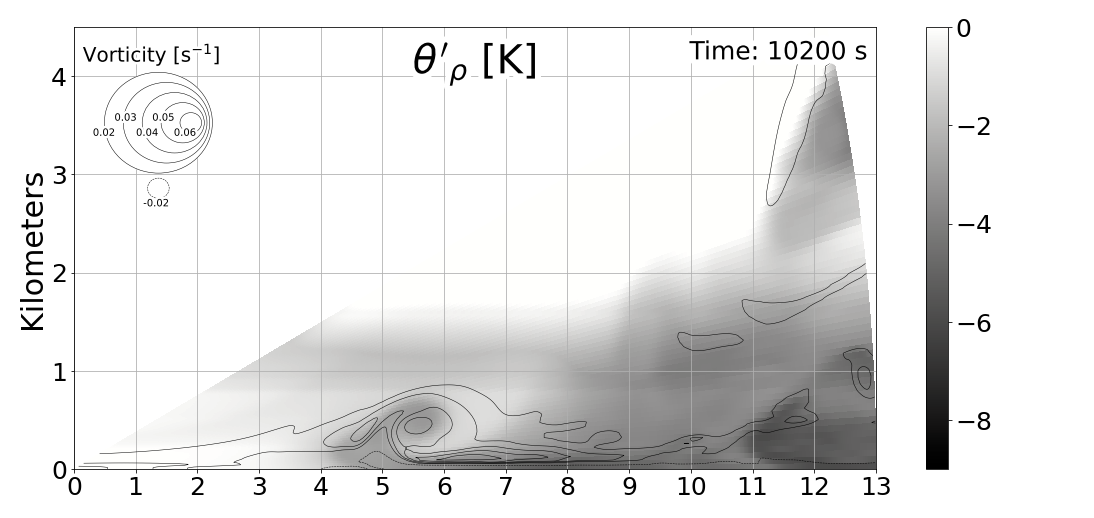

This figure's Python source:
import matplotlib
matplotlib.use('agg')
import numpy as np
import matplotlib.pyplot as plt
import matplotlib.patches as mpatches
from matplotlib.colors import LinearSegmentedColormap
from scipy.interpolate import interp1d
from datetime import datetime
from matplotlib.colors import Normalize
import numpy.ma as ma
import matplotlib.colors as colors
from scipy.ndimage import gaussian_filter
import cmocean
import operator
import gc
import xarray as xr
from xarray.backends import NetCDF4DataStore
from scipy.ndimage import map_coordinates
import matplotlib.patheffects as PathEffects
from CM1calc import *
import dask
import dask_image.ndfilters
import dask_image.ndmeasure
import dask.array as da
from metpy import constants as mpconsts
from skimage.measure import label
from skimage.morphology import erosion, dilation, opening, closing, disk
import scipy
%matplotlib inline

def RHIvort(vel,phi):
    '''
    Function calculates the vorticity on an RHI assuming solid body rotation. Vorticity vector is also assumed normal to plane.
    Calculation: (1/r)*(du_r/dphi), taken from wolfram mathworld on spherical vorticity calculations. 
    Originally was negative, but due to polar coordiantes being reversed in radar world, it is actually positive.
    
    Parameter: radar (pyart object), swp_id (int)
    Returns: vorticity array, same shape as velocity array
    
    For loop iterates through all radii and all slices, the expanded version would look like this:
        
    #radius = 4
    every40 = slice(0, None, 4)
    every41 = slice(1, None, 4)
    every42 = slice(2, None, 4)
    every43 = slice(3, None, 4)
    
    vort4 = np.zeros_like(vel)
    vort4[every40,:] = (1/rangearray[every40,:])*np.gradient(vel[every40,:],phi[every40],axis=0)
    vort4[every41,:] = (1/rangearray[every41,:])*np.gradient(vel[every41,:],phi[every41],axis=0)
    vort4[every42,:] = (1/rangearray[every42,:])*np.gradient(vel[every42,:],phi[every42],axis=0)
    vort4[every43,:] = (1/rangearray[every43,:])*np.gradient(vel[every43,:],phi[every43],axis=0)

    '''
    rangearray=np.linspace(0,RHIlength*1000,bins)
    vort = np.zeros_like(vel)
    vort=(1/rangearray)*np.gradient(vel,np.deg2rad(phi),axis=0)*2 
        
    return vort

@jit
def variant(array,delta):
    '''
    Function finds local variance at a point. The mean in a floating window of size i-delta to i+delta
    is subtracted from the value at the point i, to calculate the local variance. A larger window will blur the variance more.

    Parameters: array (array), delta (int)
    Returns: variance (array, not the same size I don't think)

    This function is optimized by jit
    '''

    var=np.zeros_like(array)
    d=len(np.shape(array))

    for i in range(np.shape(array)[-1]):
        for j in range(np.shape(array)[-2]):
            if d == 3:
                for k in range(np.shape(array)[-3]):
                    var[k,j,i]=abs(array[k,j,i]-np.nanmean(array[k,j-delta:j+delta,i-delta:i+delta]))
                return(var)
            elif d == 2:
                var[i,j]=abs(array[i,j]-np.nanmean(array[i-delta:i+delta,j-delta:j+delta]))
                return(var)
            
def UHcenter(x,z,w,zvort):
    '''
    Function finds the centroid of the gaussian smoothed 2-5 km UH, if fields are zero, return middle of domain

    Paramters: x (array), z (array), w (array), zvort (array)
    Returns: indices of centroid (y,x)

    Example: x0, y0 = CM1calc.UHcenter(x,z,w,zvort)
    '''

    gausfactor=np.around((1./dx(x))/0.16)
    UH = (w[0,find_nearest(z,2):find_nearest(z,5),:,:]*zvort[0,find_nearest(z,2):find_nearest(z,5),:,:])
    UH=UH.data
    UH = UH.sum(axis=0)
    gauss = dask_image.ndfilters.gaussian_filter(UH,sigma=gausfactor)
    UHfil=gauss>(0.75*np.amax(gauss))

    labelsmaxUH,numlabelsmaxUH=dask_image.ndmeasure.label(UHfil)
    biggest=label_count(labelsmaxUH,numlabelsmaxUH,UHfil)
    mask=np.zeros_like(labelsmaxUH)
    try:
        mask[labelsmaxUH==biggest[0][0]]=1
        centroidsUH=dask_image.ndmeasure.center_of_mass(mask)
    except:
        print('UH not found')
        centroidsUH=(np.shape(UH)[0]/2,np.shape(UH)[0]/2)
    return centroidsUH
    
radar_levels = [x/10. for x in range(-50,651)]
trlevels = [x / 100. for x in range(-900,1)]
ppertlevels = [x / 10. for x in range(-100,101)]

startTime = datetime.now()

x0,y0,z0 = 7., 0., 0. #kilometers from the origin, aka where the radar is located
z0=0.
RHIlength=13. #length of the RHI
bins=1000 #This is the number of points along the line, "bins" if you will, bin length 10-15 m in the Ka
zenithres=0.3 #angle resolution in degrees, this is the correct resolution of the Ka
zenithmax=20.1 #max angle of the RHI
        
azimuth=175

x1=x0+(RHIlength*np.cos(np.deg2rad(azimuth)))
y1=y0+(RHIlength*np.sin(np.deg2rad(azimuth)))

xbeg=min([x0,x1])
xend=max([x0,x1])
ybeg=min([y0,y1])
yend=max([y0,y1])

filr=682
filename = '/lustre/research/weiss/schueth/resdep125m/cm1out_000'+str(filr)+'.nc'
ds = xr.open_dataset(filename,chunks={'ni':288,'nj':288})
time = ds['time'].values
x = ds['xh']
y = ds['yh']
z = ds['z']
w = ds['winterp']
zvort = ds['zvort']

centroidsUH = UHcenter(x,z,w,zvort).compute()

x=x-x[int(centroidsUH[1])]
y=y-y[int(centroidsUH[0])]
X,Y=np.meshgrid(x.values,y.values)
dxx=dx(x)

xsmall = x.isel(ni=slice(find_nearest(x,xbeg)-2,find_nearest(x,xend)+2))
ysmall = y.isel(nj=slice(find_nearest(y,ybeg)-2,find_nearest(y,yend)+2))

xvort =ds['xvort'].isel(time=0)[:,find_nearest(y,ybeg)-2:find_nearest(y,yend)+2,find_nearest(x,xbeg)-2:find_nearest(x,xend)+2]
yvort =ds['yvort'].isel(time=0)[:,find_nearest(y,ybeg)-2:find_nearest(y,yend)+2,find_nearest(x,xbeg)-2:find_nearest(x,xend)+2]

th_RHI = ds['th'].isel(time=0)[:,find_nearest(y,ybeg)-2:find_nearest(y,yend)+2,find_nearest(x,xbeg)-2:find_nearest(x,xend)+2]
qr_RHI = ds['qr'].isel(time=0)[:,find_nearest(y,ybeg)-2:find_nearest(y,yend)+2,find_nearest(x,xbeg)-2:find_nearest(x,xend)+2]
qi_RHI = ds['qi'].isel(time=0)[:,find_nearest(y,ybeg)-2:find_nearest(y,yend)+2,find_nearest(x,xbeg)-2:find_nearest(x,xend)+2]
qc_RHI = ds['qc'].isel(time=0)[:,find_nearest(y,ybeg)-2:find_nearest(y,yend)+2,find_nearest(x,xbeg)-2:find_nearest(x,xend)+2]
qs_RHI = ds['qs'].isel(time=0)[:,find_nearest(y,ybeg)-2:find_nearest(y,yend)+2,find_nearest(x,xbeg)-2:find_nearest(x,xend)+2]
qg_RHI = ds['qg'].isel(time=0)[:,find_nearest(y,ybeg)-2:find_nearest(y,yend)+2,find_nearest(x,xbeg)-2:find_nearest(x,xend)+2]
qv_RHI = ds['qv'].isel(time=0)[:,find_nearest(y,ybeg)-2:find_nearest(y,yend)+2,find_nearest(x,xbeg)-2:find_nearest(x,xend)+2]

th_corner = ds['th'].isel(time=0,ni=-1,nj=0).values
qr_corner = ds['qr'].isel(time=0,ni=-1,nj=0).values
qi_corner = ds['qi'].isel(time=0,ni=-1,nj=0).values
qc_corner = ds['qc'].isel(time=0,ni=-1,nj=0).values
qs_corner = ds['qs'].isel(time=0,ni=-1,nj=0).values
qg_corner = ds['qg'].isel(time=0,ni=-1,nj=0).values
qv_corner = ds['qv'].isel(time=0,ni=-1,nj=0).values

trhop_RHI=perturbation(trho(th_RHI,qv_RHI,qi_RHI,qc_RHI,qs_RHI,qr_RHI,qg_RHI),trho(th_corner,qv_corner,qi_corner,qc_corner,qs_corner,qr_corner,qg_corner))

xvortproj=-np.sin(np.deg2rad(azimuth))*xvort
yvortproj=np.cos(np.deg2rad(azimuth))*yvort

zenith = np.arange(zenithmax/zenithres+1)*zenithres
xplot = np.zeros((len(zenith),int(bins)))
zplot = np.zeros((len(zenith),int(bins)))
rhitrp=np.zeros((len(zenith),int(bins)))
rhivort=np.zeros((len(zenith),int(bins)))

for iteration, zen in enumerate(zenith):

    #the distance value of the end of the RHI
    x1=x0+(RHIlength*np.cos(np.deg2rad(azimuth))*np.cos(np.deg2rad(zen)))
    y1=y0+(RHIlength*np.sin(np.deg2rad(azimuth))*np.cos(np.deg2rad(zen)))
    z1=z0+(RHIlength*np.sin(np.deg2rad(zen)))

    #similar to the distance value arrays above, but these are to plot the data
    xplot[iteration,:]=np.linspace(0.,np.sqrt(np.abs(x1-x0)**2+np.abs(y1-y0)**2),bins)
    zplot[iteration,:]=np.linspace(z0,z1,bins)

    #interpolates the distances to the indices
    xinterp=interp1d(xsmall,np.arange(len(xsmall)))
    yinterp=interp1d(ysmall,np.arange(len(ysmall)))
    zinterp=interp1d(z,np.arange(len(z)),bounds_error=False,fill_value=0.0)#takes care of the situation where the lowest level is below the lowest grid point so it can't interpolate

    #find the decimal indices where the rhix values exist, these indices is where the image mapping is going to take place
    rhixi = xinterp(np.linspace(x0,x1,bins))
    rhiyi = yinterp(np.linspace(y0,y1,bins))
    rhizi = zinterp(np.linspace(z0,z1,bins))

    #first input is the full three dimensional data array
    #second input is the indices of the data array where the observations should be
    rhitrp[iteration,:]= map_coordinates(trhop_RHI[:,:,:], [rhizi,rhiyi,rhixi])
    rhivort[iteration,:]= map_coordinates(xvortproj+yvortproj, [rhizi,rhiyi,rhixi])
    
    
cc=0
fig = plt.figure(figsize=(15, 7),facecolor='white')
ax2 = plt.subplot2grid((1,1),(0,0))
ptr = ax2.pcolormesh(xplot,zplot,rhitrp,cmap=cmocean.cm.gray,vmin=-9,vmax=0)
ax2.contour(xplot,zplot,rhivort,[0.02,0.03,0.04,0.05,0.06],colors='k',linewidths=0.5)
ax2.contour(xplot,zplot,rhivort,[-0.02],colors='k',linewidths=0.5,linestyle=(0,(5,20)))

cbar = plt.colorbar(ptr)
cbar.ax.tick_params(labelsize=25)
t2=ax2.text(0.5, 0.97, r"$\theta'_\rho$ [K]", verticalalignment='top', horizontalalignment='center',transform=ax2.transAxes, fontsize=40)
t2.set_path_effects([PathEffects.withStroke(linewidth=12,foreground='white')])
t3=ax2.text(0.99, 0.97, f"Time: {int(time[0]/1e9)} s", verticalalignment='top', horizontalalignment='right',transform=ax2.transAxes, fontsize=25)
t3.set_path_effects([PathEffects.withStroke(linewidth=12,foreground='white')])

plt.ylim(0, 4.5)
plt.xlim(0,13)
plt.ylabel('Kilometers', fontsize=30)
plt.xticks(np.arange(0., 14., 1.0))
plt.yticks(np.arange(0., 5., 1.0))
plt.grid('on')
plt.tick_params(axis='both', which='major', labelsize=25)

patch = matplotlib.patches.Ellipse((0.14,0.77), 0.1,0.2,color='w',fill=True,transform=fig.transFigure)
patch0 = matplotlib.patches.Ellipse((0.14,0.77), 0.1,0.2,linestyle='solid',linewidth=0.5,color='k',fill=False,transform=fig.transFigure)
patch1 = matplotlib.patches.Ellipse((0.1475,0.77), 0.08,0.16,linestyle='solid',linewidth=0.5,color='k',fill=False,transform=fig.transFigure)
patch2 = matplotlib.patches.Ellipse((0.155,0.77), 0.06,0.12,linestyle='solid',linewidth=0.5,color='k',fill=False,transform=fig.transFigure)
patch3 = matplotlib.patches.Ellipse((0.1625,0.77), 0.04,0.08,linestyle='solid',linewidth=0.5,color='k',fill=False,transform=fig.transFigure)
patch4 = matplotlib.patches.Ellipse((0.17,0.77), 0.02,0.04,linestyle='solid',linewidth=0.5,color='k',fill=False,transform=fig.transFigure)

ax = fig.add_axes([0,0,1,1],facecolor=None)
ax.xaxis.set_visible(False)
ax.yaxis.set_visible(False)
ax.set_zorder(1000)

ax.add_patch(patch)
ax.add_patch(patch0)
ax.add_patch(patch1)
ax.add_patch(patch2)
ax.add_patch(patch3)
ax.add_patch(patch4)

patchm1 = matplotlib.patches.Ellipse((0.14,0.64), 0.02,0.04,linestyle='--',linewidth=0.5,color='k',fill=False,transform=fig.transFigure)

ax.add_patch(patchm1)

ax.patch.set_alpha(0)
t4=ax.text(0.15, 0.62, "-0.02", verticalalignment='top', horizontalalignment='right',transform=fig.transFigure, fontsize=10,zorder=1001)
t4.set_path_effects([PathEffects.withStroke(linewidth=5,foreground='white')])
t4=ax.text(0.1, 0.76, "0.02", verticalalignment='top', horizontalalignment='right',transform=fig.transFigure, fontsize=10,zorder=1001)
t4.set_path_effects([PathEffects.withStroke(linewidth=5,foreground='white')])
t4=ax.text(0.12, 0.79, "0.03", verticalalignment='top', horizontalalignment='right',transform=fig.transFigure, fontsize=10,zorder=1001)
t4.set_path_effects([PathEffects.withStroke(linewidth=5,foreground='white')])
t4=ax.text(0.14, 0.76, "0.04", verticalalignment='top', horizontalalignment='right',transform=fig.transFigure, fontsize=10,zorder=1001)
t4.set_path_effects([PathEffects.withStroke(linewidth=5,foreground='white')])
t4=ax.text(0.155, 0.79, "0.05", verticalalignment='top', horizontalalignment='right',transform=fig.transFigure, fontsize=10,zorder=1001)
t4.set_path_effects([PathEffects.withStroke(linewidth=5,foreground='white')])
t4=ax.text(0.175, 0.76, "0.06", verticalalignment='top', horizontalalignment='right',transform=fig.transFigure, fontsize=10,zorder=1001)
t4.set_path_effects([PathEffects.withStroke(linewidth=5,foreground='white')])
t4=ax.text(0.07, 0.93, r"Vorticity [s$^{-1}$]", verticalalignment='top', horizontalalignment='left',transform=fig.transFigure, fontsize=20,zorder=1001)
t4.set_path_effects([PathEffects.withStroke(linewidth=5,foreground='white')])
ax.axis("off")

plt.subplots_adjust(wspace=0.01,hspace=0.01)
plt.tight_layout()

plt.savefig(f'/home/aschueth/pythonscripts/Schuethetal2021/RHI_fig11.png',bbox_inches='tight')
